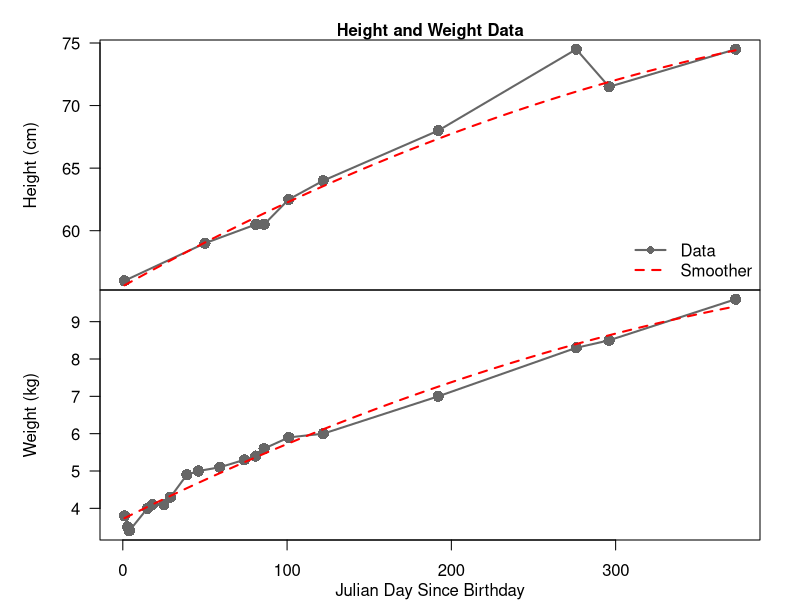
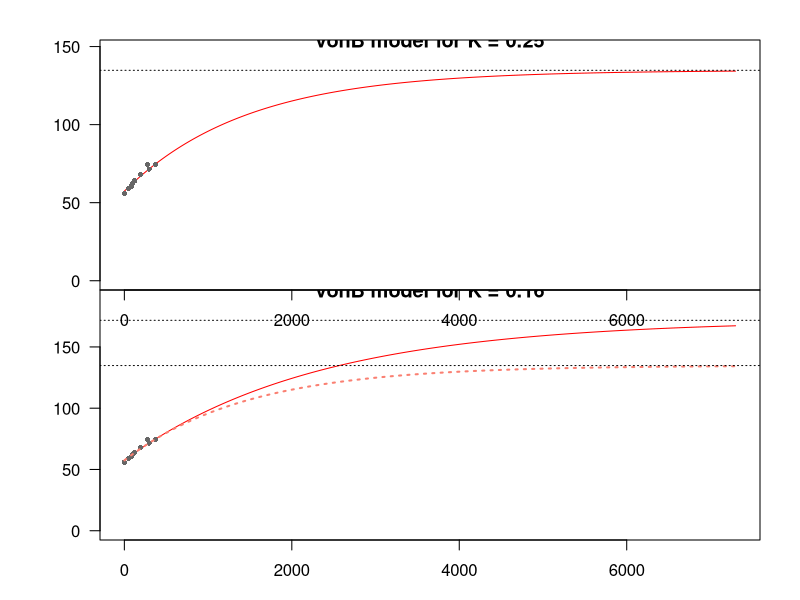
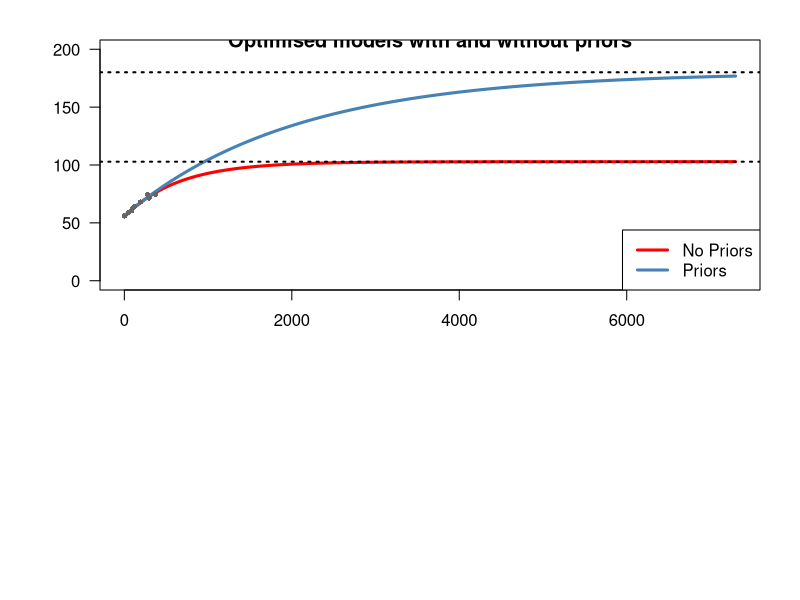

Recreate these plots in R, in order.
## ---- chunk 1
install.packages("kableExtra")
install.packages("dplyr")
library(kableExtra)
library(dplyr)
library(RColorBrewer)

# Set NAs to - signs
options(knitr.kable.NA = '-')

growthData <- read.csv( "./baby-growth.csv", header = TRUE,
                        stringsAsFactors = FALSE ) %>%
              mutate( date = as.Date(date),
                      height = as.numeric(height),
                      weight = as.numeric(weight),
                      j = julian.Date( 
                                x = date, 
                                origin = as.Date("2018-01-02") ) + 1 ) %>%
              dplyr::select( j, height, weight )


## ---- chunk 2

  # Pull each value
  d <- as.integer(growthData$j)
  h <- as.numeric(growthData$height)
  w <- as.numeric(growthData$weight)


  # set up par
  par(mfrow  = c(2,1), oma = c(3,3,2,0), mar = c(0,2,0,2) )

  # First, plot height
  # Get indices where height exists
  hIdx <- which(!is.na(h))
  plot( x = range(d), y = range(h,na.rm = T), axes = F, 
        type = "n" )
    axis( side = 2, las = 1 )
    mtext( side = 2, text = "Height (cm)", line = 3)
    box()
    lines( x = d[hIdx], y = h[hIdx], lwd = 2, lty = 1, col = "grey40" )
    points( x = d, y = h, cex = 1.5, pch = 16, col = "grey40" )
    lines( loess.smooth(x = d[hIdx], y = h[hIdx], span = 100, degree = 2 ),      col = "red", lty = 2, lwd = 2 )
    legend( x = "bottomright", bty = "n",
            legend = c("Data","Smoother"),
            col = c("grey40","red"),
            pch = c(16, NA),
            lty = c(1,2),
            lwd = c(2,2))

  # Now weight
  # Get indices where weight exists
  wIdx <- which(!is.na(w))
  plot( x = range(d), y = range(w,na.rm = T), axes = F, 
        type = "n" )
    axis( side = 2, las = 1 )
    mtext( side = 2, text = "Weight (kg)", line = 3)
    axis( side = 1)
    mtext( side = 1, text = "Julian Day Since Birthday", line = 2)
    box()
    lines( x = d[wIdx], y = w[wIdx], lwd = 2, lty = 1 , col = "grey40")
    points( x = d, y = w, cex = 1.5, pch = 16, col = "grey40" )
    lines( loess.smooth(x = d[wIdx], y = w[wIdx], span = 100, degree = 2 ),      col = "red", lty = 2, lwd = 2 )

    mtext( side = 3, text = "Height and Weight Data", font = 2,
            outer = TRUE )

## ---- chunk 3
# First, create a function to calculate the 
# height at a given day d. Leading parameters 
# H_1, H_2 and K are separated from D values 
# as pars are estimated model parameters passed
# in from the log-likelihood function
vonB <- function( d = 1, 
                  pars = c( H_1 = 62.5, 
                            H_2 = 74.5, 
                            K = 0.25 ), 
                  D = c(100,365) )
{
  # Recover pars
  H_1 <- pars[1]
  H_2 <- pars[2]
  K   <- pars[3]/365

  # Recover D values
  D_1 <- D[1]
  D_2 <- D[2]
  
  # Run calculation
  H_d <- H_1 + (H_2 - H_1) * (exp(-K*D_1) - exp(-K*d)) /( exp(-K*D_1) - exp(-K*D_2) )

  # Return H_d
  return(H_d)
}

## ---- chunk 4
H <- vonB( d = 1:14600 )
Hinf <- max(H)

## ---- chunk 5

plot( x = 1:7300, y = H[1:7300], type = "l", las = 1,
      xlab = "Age (days)", ylab = "Height (cm)",
      col = "red", ylim = c(0,1.1*max(H)),
      main = "vonB model for K = 0.25" )
  points( growthData$j, growthData$height, pch = 16,
          col = "grey40", cex = .7 )
  abline( h = Hinf, lty = 3)

## ---- chunk 6
H2 <- vonB( d = 1:14600, pars = c(  H_1 = 62.5, 
                                    H_2 = 74.5, 
                                    K = 0.16 )  )
Hinf2 <- max(H2)


## ---- chunk 7

plot( x = 1:7300, y = H2[1:7300], type = "l", las = 1,
      xlab = "Age (days)", ylab = "Height (cm)",
      col = "red", ylim = c(0,1.1*max(H2)),
      main = "vonB model for K = 0.16" )
  points( growthData$j, growthData$height, pch = 16,
          col = "grey40", cex = .7 )
  abline( h = Hinf2, lty = 3)
  lines( x = 1:7300, y = H[1:7300], col = "salmon",
          lwd = 2, lty = 3 )
  abline( h = Hinf, lty = 3)

## ---- chunk 8
# Define negative log posterior function,
# we're going to model the H1, H2 and K
# values on the log scale, and we need to
# model
vonB_negLogPost <- function(  theta = c( logH_1 = log(62.5), 
                                         logH_2 = log(74.5), 
                                         logK = log(0.16),
                                         logsigma = 0 ),
                              data = growthData,
                              D = c(100,365),
                              H2Prior = c(74.5, 74.5),
                              KPrior = c(.16, .16/2) )
{
  # Exponentiate leading pars of vonB
  pars <- c(  H_1 = exp(theta[1]),
              H_2 = exp(theta[2]),
              K   = exp(theta[3]) )

  # uncertainty in the observations
  sigma <- exp(theta["logsigma"])

  # Calculate expected observations in a new column
  # of the data frame, then residuals,
  # and then the negative-log-likelihood (with
  # normalising scalar omitted)
  data <- data %>%
          mutate( expHeight = vonB(j, pars = pars, D = D),
                  resid = expHeight - height,
                  negloglik = 0.5*log(sigma^2) + 0.5 * resid^2/sigma^2 )


  # Calculate observation NLL and H2/K neg log priors
  nll     <- sum(data$negloglik, na.rm = T)
  nlp_H2  <- 0
  nlp_K   <- 0
  # Only calculate priors if parameters are given
  if(!is.null(H2Prior))
    nlp_H2  <- 0.5 * (pars[2] - H2Prior[1])^2/H2Prior[2]^2
  if(!is.null(KPrior))
    nlp_K   <- 0.5 * (pars[3] - KPrior[1])^2/KPrior[2]^2


  objFun  <- nll + nlp_H2 + nlp_K + 10 * log(sigma) 

  return(objFun)
}
## ---- chunk 9

# Fit with no priors
fit1 <- optim(  par = c(  logH_1 = log(62.5), 
                           logH_2 = log(74.5), 
                           logK = log(0.16/365),
                           logsigma = 0),
                fn = vonB_negLogPost,
                D = c(100,365), data = growthData,
                H2Prior = NULL,
                KPrior = NULL,
                method = "Nelder-Mead" )



# Fit with priors on K
fit2 <- optim(  par = c(  logH_1 = log(62.5), 
                           logH_2 = log(74.5), 
                           logK = log(0.16/365),
                           logsigma = 0),
                fn = vonB_negLogPost,
                D = c(100,365), data = growthData,
                H2Prior = NULL,
                KPrior = c(0.16,0.08),
                method = "Nelder-Mead" )


## ---- chunk 10

# Recover first model pars
optPars1 <- round(exp(fit1$par),2)
# Run the vonB function with the new parameters, 
Hfit1 <- vonB( d = 1:14600, pars = optPars1[1:3])
# estimate new adult height
HinfFit1 <- round(max(Hfit1),2)

optPars2 <- round(exp(fit2$par),2)
# Run the vonB function with the new parameters, 
Hfit2 <- vonB( d = 1:14600, pars = optPars2[1:3])
# estimate new adult height
HinfFit2 <- round(max(Hfit2),2)


# Make a table of optPars1 and optPars2
optParsTab <- rbind(c(optPars1,HinfFit1,fit1$value), c(optPars2,HinfFit2,fit2$value) )
colnames(optParsTab) <- c("$$H_1$$", "$$H_2$$", "$$K$$", "$$\\sigma$$", "$$H_\\infty$$", "-log(Post)")
rownames(optParsTab) <- c("No Priors","Priors")

kable(optParsTab, caption = "Optimised parameters, adult height and negativ log-posterior values under both models.") %>%
  kable_styling(bootstrap_options = c(  "striped", 
                                        "hover",
                                        "condensed",
                                        "responsive"),
                full_width = FALSE)

plot( x = 1:7300, y = Hfit1[1:7300], type = "l", las = 1,
      xlab = "Age (days)", ylab = "Height (cm)",
      col = "red", ylim = c(0,200), lwd = 3,
      main = "Optimised models with and without priors" )
  lines( x = 1:7300, y = Hfit2[1:7300], col = "steelblue", lwd = 3)
  points( growthData$j, growthData$height, pch = 16,
          col = "grey40", cex = .7 )
  abline( h = HinfFit1, lty = 3, lwd = 2)
  abline( h = HinfFit2, lty = 3, lwd = 2)
  legend( x = "bottomright", legend = c("No Priors", "Priors"),
          col = c("red","steelblue"), lwd = 3 )

## ---- chunk 11

kable( growthData, caption = "Data for my son's health visits." ) %>%
  kable_styling(bootstrap_options = c(  "striped", 
                                        "hover",
                                        "condensed",
                                        "responsive"),
                full_width = FALSE,
                position = "float_right" )
